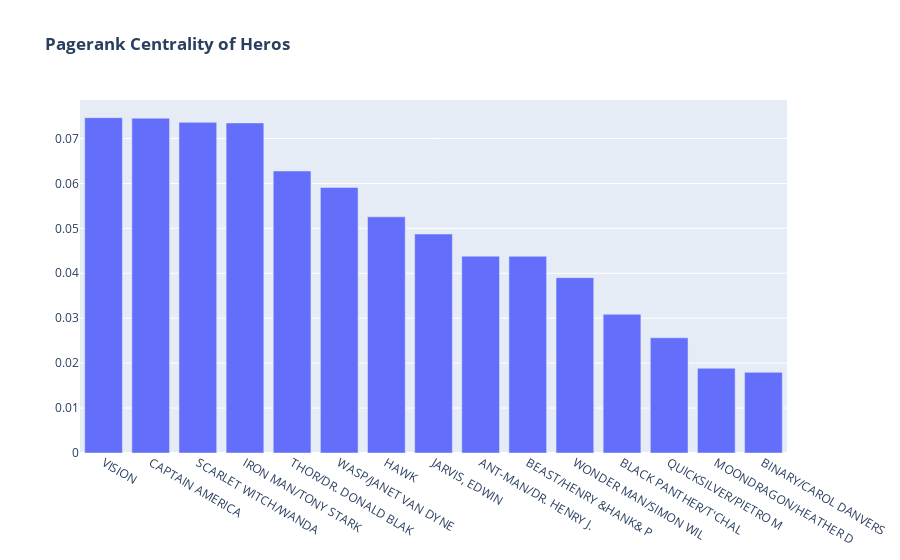

The code cell stored with this chart in its notebook:
### Code cell
cent_df = cent_df.sort_values(by=['pagerank_cent'], ascending=False)
fig = go.Figure(data=[go.Bar(
    x=cent_df.index[0:15],
    y=cent_df['pagerank_cent'],
)])
fig.update_layout(title_text='<b>Pagerank Centrality of Heros</b>')

### Figure 1 — Plotly figure (JSON) as saved in the notebook; plotly's stock layout.template omitted (floating-point values rounded to 4 significant figures)
{"data": [{"type": "bar", "x": ["VISION", "CAPTAIN AMERICA", "SCARLET WITCH/WANDA", "IRON MAN/TONY STARK", "THOR/DR. DONALD BLAK", "WASP/JANET VAN DYNE", "HAWK", "JARVIS, EDWIN", "ANT-MAN/DR. HENRY J.", "BEAST/HENRY &HANK& P", "WONDER MAN/SIMON WIL", "BLACK PANTHER/T'CHAL", "QUICKSILVER/PIETRO M", "MOONDRAGON/HEATHER D", "BINARY/CAROL DANVERS"], "y": [0.07464, 0.07453, 0.0736, 0.07347, 0.06278, 0.05911, 0.05256, 0.04873, 0.0438, 0.04378, 0.03902, 0.03088, 0.02565, 0.01886, 0.01796, 0.01599, 0.01381, 0.01379, 0.01301, 0.01293, 0.01288, 0.01119, 0.011, 0.01044, 0.009538, 0.008819, 0.008257, 0.008022, 0.007809, 0.007527, 0.007486, 0.007328, 0.007142, 0.006864, 0.006755, 0.006513, 0.006131, 0.005613, 0.005501, 0.005269, 0.005024, 0.004792, 0.00455, 0.004335, 0.004294, 0.004124, 0.00389]}], "layout": {"title": {"text": "<b>Pagerank Centrality of Heros</b>"}}}
